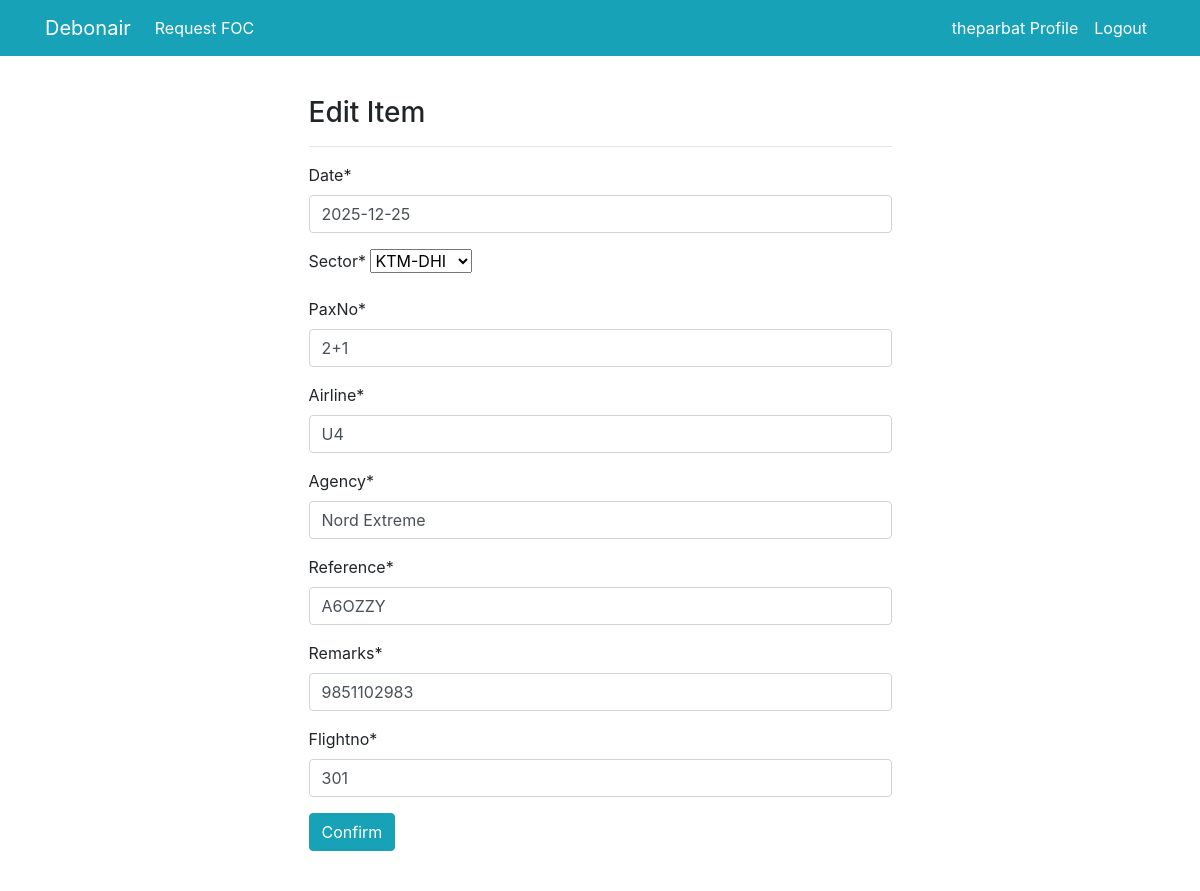
Page /Confirmed/update/29 (signed in) on the committed database.
### home/models.py (models this page shows, shortened)
class Confirmed(models.Model):
    date = models.DateField(auto_now=False, auto_now_add=False)
    sector = models.CharField(max_length=50, choices=Sector)
    paxNo = models.CharField(max_length=8)
    agency = models.CharField(max_length=50)
    airline = models.CharField(max_length=15)
    flightno = models.IntegerField()
    remarks = models.CharField(max_length=50)
    reference = models.CharField(max_length=30)
    staff = models.ForeignKey(User, models.CASCADE, null = True)

### home/views.py (the view)
# urls.py: path('Confirmed/update/<int:pk>', confirmed_edit, name = "Confirmed_edit"),
def confirmed_edit(request, pk):
    confirmed = Confirmed.objects.get(id=pk)
    if request.method == "POST":
        form = ConfirmedForm(request.POST, instance = confirmed)
        if form.is_valid():
            form.save()
            return redirect('Confirmed')
    else:
        form = ConfirmedForm(instance= confirmed)
    context = {
        'confirmed':confirmed,
        'form':form
    }
    return render(request, 'dashboard/Confirmed_edit.html', context)

### home/forms.py
class ConfirmedForm(forms.ModelForm):
    class Meta:
        model = Confirmed
        fields = ['date', 'sector', 'paxNo', 'airline', 'agency', 'reference', 'remarks', 'flightno']

### templates/Dashboard/Confirmed_edit.html (shortened to what this page needs)
{% extends 'partials/base.html' %}
{% load crispy_forms_tags %}
{% block content %}
<div class="row my-4">
    <div class="col-md-6 offset-md-3 p-3 bg-white">
        <h3>Edit Item</h3>
        <hr>
        <form method = "POST">
            {{ form|crispy }}
            <input class="btn btn-info" type="submit" value="Confirm">
        </form>
    </div>
</div>
{% endblock %}

### templates/partials/nav.html (shortened to what this page needs)
  <nav class="navbar navbar-expand-lg navbar-info bg-info">
    <div class="container">
        <a class="navbar-brand text-white" href={% url "home" %}>Debonair</a>
        <div class="collapse navbar-collapse" id="navbarSupportedContent">
            <ul class="navbar-nav mr-auto">
                <li class="nav-item active">
                    <a class="nav-link text-white" href={% url "FOC" %}>Request FOC
                </li>
            </ul>
            <ul class="navbar-nav ml-auto">
                <li class="nav-item active">
                    <a class="nav-link text-white" href={% url "user_profile" %}>{{user.username}} Profile
                </li>
                <li class="nav-item">
                    <a class="nav-link text-white" href={% url "logout" %}>Logout</a>
                </li>
            </ul>
        </div>
    </div>
</nav>

### rows in the picture
Confirmed: date "2025-12-25", sector "KTM-DHI", paxNo "2+1", airline "U4", agency "Nord Extreme", reference "A6OZZY", remarks "9851102983", flightno "301"

### other values in the picture
{{ user.username }} "theparbat"
